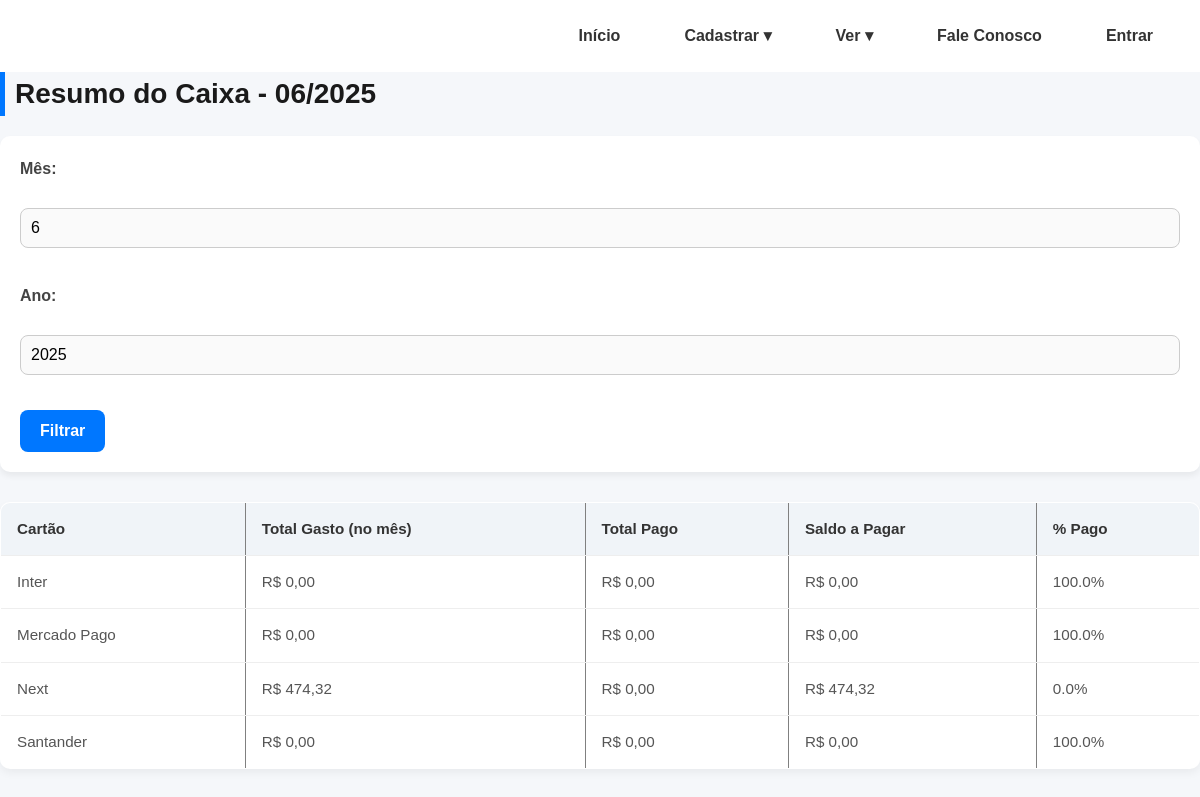
/resumo_caixa.php, run on the app's committed database.
### tables this page shows
CREATE TABLE `cartoes` (
  `id` int(11) NOT NULL,
  `nome` varchar(50) NOT NULL COMMENT 'nome do cartão'
);

### resumo_caixa.php (the view, shortened to what this page needs)
<?php
include 'conexao.php';
$filtro_mes = isset($_GET['mes']) ? (int)$_GET['mes'] : (int)date('m');
$filtro_ano = isset($_GET['ano']) ? (int)$_GET['ano'] : (int)date('Y');
$cartoes = $conexao->query("SELECT id, nome FROM cartoes ORDER BY nome ASC");
?>
<!DOCTYPE html>
<html lang="pt-br">
<head>
    <link rel="stylesheet" href="styles.css">
</head>
<body>
<?php include 'header.php'; ?>
<h2>Resumo do Caixa - <?= str_pad($filtro_mes, 2, '0', STR_PAD_LEFT) ?>/<?= $filtro_ano ?></h2>
<form method="get">
    <label>Mês:</label>
    <input type="number" name="mes" value="<?= $filtro_mes ?>" min="1" max="12" required>
    <label>Ano:</label>
    <input type="number" name="ano" value="<?= $filtro_ano ?>" required>
    <button type="submit">Filtrar</button>
</form>
<table border="1" cellpadding="5" cellspacing="0">
    <tr>
        <th>Cartão</th>
        <th>Total Gasto (no mês)</th>
        <th>Total Pago</th>
        <th>Saldo a Pagar</th>
        <th>% Pago</th>
    </tr>
<?php
while ($cartao = $cartoes->fetch_assoc()):
    $id_cartao = $cartao['id'];
    $total_gasto = 0;
    $dataFiltro = sprintf('%04d-%02d-01', $filtro_ano, $filtro_mes);
    $dtFiltro = new DateTime($dataFiltro);
    $sql_gastos = "SELECT valor, total_parcelas, data_compra, parcelado
                   FROM gastos
                   WHERE id_cartao = ?
                   AND (
                     (parcelado = 1 AND
                      DATE_ADD(data_compra, INTERVAL (total_parcelas - 1) MONTH) >= ?
                      AND data_compra <= ?)
                     OR
                     (parcelado = 0 AND MONTH(data_compra) = ? AND YEAR(data_compra) = ?)
                   )";
    $stmt = $conexao->prepare($sql_gastos);
    $stmt->bind_param("issii", $id_cartao, $dataFiltro, $dataFiltro, $filtro_mes, $filtro_ano);
    $stmt->execute();
    $result_gastos = $stmt->get_result();
    while ($gasto = $result_gastos->fetch_assoc()) {
        $valor = (float)$gasto['valor'];
        $parcelado = (int)$gasto['parcelado'];
        $total_parcelas = (int)$gasto['total_parcelas'];
        $data_compra = new DateTime($gasto['data_compra']);
        if ($parcelado === 1) {
            $diff_anos = (int)$dtFiltro->format('Y') - (int)$data_compra->format('Y');
            $diff_meses = (int)$dtFiltro->format('m') - (int)$data_compra->format('m');
            $parcela_atual = $diff_anos * 12 + $diff_meses + 1;
            if ($parcela_atual >= 1 && $parcela_atual <= $total_parcelas) {
                $valor_parcela = $valor / $total_parcelas;
                $total_gasto += $valor_parcela;
            }
        } else {
            $total_gasto += $valor;
        }
    }
    $sql_pago = "SELECT SUM(valor_pago) AS total_pago FROM caixa WHERE id_cartao = ? AND MONTH(data_pagamento) = ? AND YEAR(data_pagamento) = ?";
    $stmt_pago = $conexao->prepare($sql_pago);
    $stmt_pago->bind_param("iii", $id_cartao, $filtro_mes, $filtro_ano);
    $stmt_pago->execute();
    $result_pago = $stmt_pago->get_result();
    $total_pago = $result_pago->fetch_assoc()['total_pago'] ?? 0;
    $saldo = $total_gasto - $total_pago;
    $percentual_pago = ($total_gasto > 0) ? ($total_pago / $total_gasto) * 100 : 100;
?>
    <tr>
        <td><?= htmlspecialchars($cartao['nome']) ?></td>
        <td>R$ <?= number_format($total_gasto, 2, ',', '.') ?></td>
        <td>R$ <?= number_format($total_pago, 2, ',', '.') ?></td>
        <td>R$ <?= number_format(max($saldo, 0), 2, ',', '.') ?></td>
        <td><?= number_format($percentual_pago, 1) ?>%</td>
    </tr>
<?php endwhile; ?>
</table>
</body>
</html>

### header.php (shortened to what this page needs)
<!DOCTYPE html>
<html lang="pt-br" dir="ltr">
<head>
</head>
<body>
  <header class="header" id="navigation-menu">
    <div class="container">
      <nav>
        <ul class="nav-menu">
          <li><a href="index.php" class="nav-link">Início</a></li>
          <li class="dropdown">
            <a href="#" class="nav-link">Cadastrar ▾</a>
          </li>
          <li class="dropdown">
            <a href="#" class="nav-link">Ver ▾</a>
          </li>
          <li><a href="faleconosco.php" class="nav-link">Fale Conosco</a></li>
          <li><a href="login.php" class="nav-link">Entrar</a></li>
        </ul>
      </nav>
    </div>
  </header>
</body>
</html>

### styles.css (style rules this page uses)
* { margin: 0; padding: 0; box-sizing: border-box; }
body { font-family: 'Segoe UI', Tahoma, Geneva, Verdana, sans-serif; background-color: #f5f7fa; color: #2b2d42; padding: 40px 20px; }
h2 { font-size: 2rem; margin-bottom: 24px; color: #1a1a1a; }
form { display: flex; flex-wrap: wrap; gap: 20px; background: #ffffff; padding: 20px; border-radius: 12px; box-shadow: 0 0 8px rgba(0, 0, 0, 0.06); margin-bottom: 30px; }
form label { font-weight: 600; margin-right: 10px; }
form select, form input { padding: 10px 14px; border: 1px solid #ccc; border-radius: 8px; background: #fafafa; font-size: 1rem; }
form button { padding: 10px 20px; background-color: #2b2d42; color: #ffffff; border: none; border-radius: 8px; font-weight: bold; cursor: pointer; transition: background 0.3s ease; }
table { width: 100%; border-collapse: collapse; background: #ffffff; border-radius: 12px; overflow: hidden; box-shadow: 0 0 10px rgba(0, 0, 0, 0.05); }
th, td { padding: 16px; text-align: left; border-bottom: 1px solid #e0e0e0; font-size: 0.95rem; }
th { background-color: #f0f0f0; font-weight: 600; color: #333; }
tr:last-child td { border-bottom: none; }
body { font-family: 'Segoe UI', Tahoma, Geneva, Verdana, sans-serif; background-color: #f5f7fa; color: #333; padding: 20px; line-height: 1.6; }
h2 { margin-bottom: 20px; color: #1a1a1a; font-size: 28px; border-left: 5px solid #0077ff; padding-left: 10px; }
form { margin-bottom: 30px; background: #ffffff; padding: 20px; border-radius: 10px; box-shadow: 0 4px 6px rgba(0,0,0,0.06); }
form label { display: block; margin-bottom: 6px; font-weight: bold; color: #444; }
form input[type="text"], form input[type="number"], form input[type="date"], form select { width: 100%; padding: 10px; border: 1px solid #ccc; border-radius: 8px; margin-bottom: 15px; font-size: 16px; transition: border 0.2s; }
form button { background-color: #0077ff; color: white; border: none; padding: 12px 20px; border-radius: 8px; font-size: 16px; cursor: pointer; transition: background 0.3s; }
table { width: 100%; border-collapse: collapse; background-color: white; border-radius: 10px; overflow: hidden; box-shadow: 0 4px 8px rgba(0,0,0,0.05); margin-bottom: 20px; }
table th, table td { padding: 14px 16px; text-align: left; border-bottom: 1px solid #eee; }
table th { background-color: #f0f4f8; font-weight: bold; color: #333; }
table td { color: #555; }

### header.php (style rules this page uses)
body { margin: 0; padding: 0; font-family: 'Arial', sans-serif; }
.header { background-color: white; color: #DEB887; padding: 15px 0; }
.container { max-width: 1200px; margin: 0 auto; padding: 0 20px; }
nav { display: flex; justify-content: space-between; align-items: center; background-color: white; }
header a { color: black; }
.nav-menu { list-style: none; margin: 0; padding: 0; display: flex; }
.nav-link { color: black; text-decoration: none; margin: 0 15px; font-weight: bold; }
.nav-menu { list-style: none; padding: 0; margin: 0; display: flex; gap: 10px; }
.nav-menu li { position: relative; }
.nav-menu, .nav-menu ul { list-style: none; padding: 0; margin: 0; }
.nav-link { text-decoration: none; color: #333; padding: 8px 12px; display: block; }

### data on the page
cartoes: nome "Inter", total_gasto "0,00", total_pago "0,00", max($saldo, 0) "0,00", percentual_pago "100.0"
cartoes: nome "Mercado Pago", total_gasto "0,00", total_pago "0,00", max($saldo, 0) "0,00", percentual_pago "100.0"
cartoes: nome "Next", total_gasto "474,32", total_pago "0,00", max($saldo, 0) "474,32", percentual_pago "0.0"
cartoes: nome "Santander", total_gasto "0,00", total_pago "0,00", max($saldo, 0) "0,00", percentual_pago "100.0"

### other printed values
str_pad($filtro_mes, 2, '0', STR_PAD_LEFT) "06"
$filtro_ano "2025"
